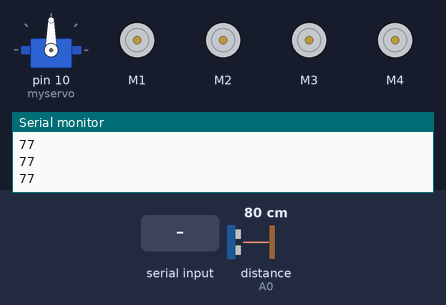
This sketch was run on a simulated Arduino Uno, built with avr-gcc and run on an emulated ATmega328P. Parts: servo, 4 × DC motor (green arrow = forward, orange = backward, longer = faster), the last lines printed to the serial monitor. Wiring (inferred from the names in the program): ultrasonic range finder: trigger A1; echo A0. The inputs (shaded band) are chosen by the test bench; at power-on: distance to the obstacle (sensor on A0) 80 cm. The echo pulse lasts 58.3 µs per cm.

Above: at 1.2 s.
1.3 s: "*move forward#" received over Serial
At 2.9 s:
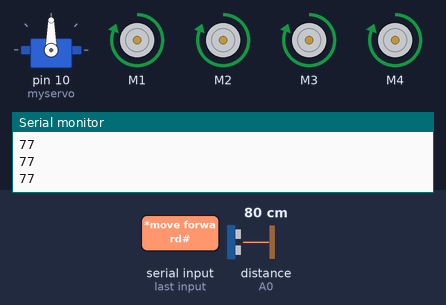
3.8 s: distance to the obstacle (sensor on A0) set to 24 cm
5.3 s: distance to the obstacle (sensor on A0) set to 19 cm
At 6.1 s:
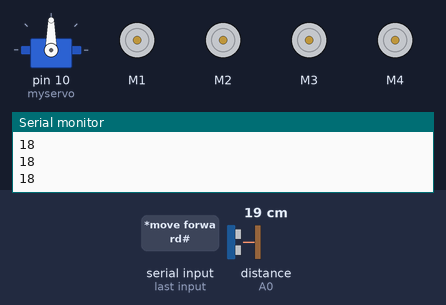
6.8 s: "*turn left#" received over Serial
At 8.1 s:
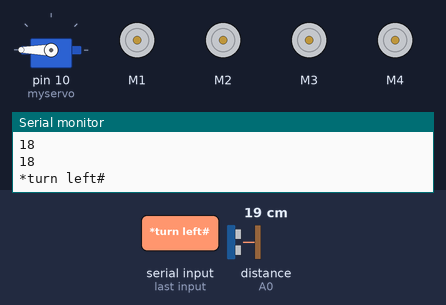
9.3 s: "B" received over Serial
12.3 s: "R" received over Serial
At 14.4 s:
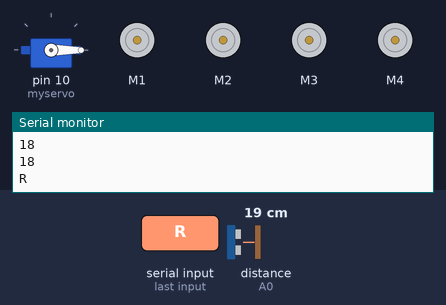
Timing chart, 0 to 15.8 s (numbered marks = the images above; inputs shaded):
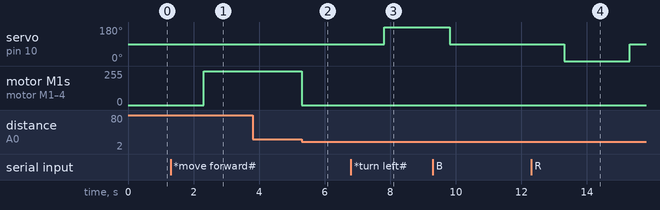

The sketch:

Aviodance_IOT.ino
```cpp
#include <Servo.h>
#include <AFMotor.h>


//String command;

AF_DCMotor motor1(1, MOTOR12_1KHZ);
AF_DCMotor motor2(2, MOTOR12_1KHZ);
AF_DCMotor motor3(3, MOTOR34_1KHZ);
AF_DCMotor motor4(4, MOTOR34_1KHZ);

const int trigpin = A1;
const int echopin = A0;

String command;

Servo myservo;
int pos=0;

long duration;
int distanceCm = 0;
int distanceHold = 20;
boolean rightObject , leftObject , lastTurn;


void setup() {
  // put your setup code here, to run once:
  Serial.begin(9600);
  pinMode(trigpin, OUTPUT);
  pinMode(echopin, INPUT);
  myservo.attach(10);
  myservo.write(90);

}

void loop()
{
  distanceCm = getDistance();
  Serial.println(distanceCm);

  if( distanceCm <= distanceHold)
  {
    Stop();
  }


  if(Serial.available()) {
    command = "";
    command = Serial.readString();

    Serial.print(command);

    //Serial.println(distanceCm);

    if(command[0] == 'F' && distanceCm > distanceHold){
      Serial.println(distanceCm);
      forward();
    }
    else if(command == "*move forward#" || command == "*Move forward#" || command == "*move forwards#" ){
      if(distanceCm > distanceHold)
      {
        voiceforward();
      }

    }
    else if(command == "*move backward#" || command == "*Move backward#" || command == "*move backwards#"){
      if(distanceCm > distanceHold)
      {
        voicebackward();
      }

    }


    else if(command == "*turn left#" || command == "*Turn left#"){
      myservo.write(180);
      delay(2000);
      if( distanceCm > distanceHold){
        myservo.write(90);
        voiceleft();
      }else{
        myservo.write(90);
        Stop();
      }
    }
    else if(command == "*turn right#" || command == "*Turn right#"){
      myservo.write(0);
      delay(2000);
      if( distanceCm > distanceHold){
        myservo.write(90);
        voiceright();
      }else{
        myservo.write(90);
        Stop();
      }
    }


    else if(command == "*stop#"){
    Stop();

    }
    else if(command[0] == 'V'){
      Stop();
    }
    else if(command[0] == 'B' ){
    backward();
    }
    else if(command[0] == 'L'){
      myservo.write(180);
      delay(2000);
      if( distanceCm > distanceHold){
        myservo.write(90);
        left();
      }else{
        myservo.write(90);
        Stop();
      }
   }
   else if(command[0] == 'R'){
    myservo.write(0);
    delay(2000);
    if( distanceCm > distanceHold){
      myservo.write(90);
      right();
    }else{
      myservo.write(90);
      Stop();
    }
  }else{
    Stop();
  }


  if( getDistance() <= distanceHold){
    Stop();
  }
  //command = "";

 }
}


// functions

void voiceforward() {
  motor1.setSpeed(255);
  motor1.run(FORWARD);
  motor2.setSpeed(255);
  motor2.run(FORWARD);
  motor3.setSpeed(255);
  motor3.run(FORWARD);
  motor4.setSpeed(255);
  motor4.run(FORWARD);
}

void forward() {
  motor1.setSpeed(255);
  motor1.run(FORWARD);
  motor2.setSpeed(255);
  motor2.run(FORWARD);
  motor3.setSpeed(255);
  motor3.run(FORWARD);
  motor4.setSpeed(255);
  motor4.run(FORWARD);
  }

void voicebackward() {
  motor1.setSpeed(255);
  motor1.run(BACKWARD);
  motor2.setSpeed(255);
  motor2.run(BACKWARD);
  motor3.setSpeed(255);
  motor3.run(BACKWARD);
  motor4.setSpeed(255);
  motor4.run(BACKWARD);

}

void backward() {
  motor1.setSpeed(255);
  motor1.run(BACKWARD);
  motor2.setSpeed(255);
  motor2.run(BACKWARD);
  motor3.setSpeed(255);
  motor3.run(BACKWARD);
  motor4.setSpeed(255);
  motor4.run(BACKWARD);


  }


void voiceleft() {

  motor1.setSpeed(255);
  motor1.run(FORWARD);
  motor2.setSpeed(255);
  motor2.run(BACKWARD);
  motor3.setSpeed(255);
  motor3.run(BACKWARD);
  motor4.setSpeed(255);
  motor4.run(FORWARD);

}

void left() {

  motor1.setSpeed(255);
  motor1.run(FORWARD);
  motor2.setSpeed(255);
  motor2.run(BACKWARD);
  motor3.setSpeed(255);
  motor3.run(BACKWARD);
  motor4.setSpeed(255);
  motor4.run(FORWARD);


}

void right() {

  motor1.setSpeed(255);
  motor1.run(BACKWARD);
  motor2.setSpeed(255);
  motor2.run(FORWARD);
  motor3.setSpeed(255);
  motor3.run(FORWARD);
  motor4.setSpeed(255);
  motor4.run(BACKWARD);


}

void voiceright() {

  motor1.setSpeed(255);
  motor1.run(BACKWARD);
  motor2.setSpeed(255);
  motor2.run(FORWARD);
  motor3.setSpeed(255);
  motor3.run(FORWARD);
  motor4.setSpeed(255);
  motor4.run(BACKWARD);

}

void Stop() {
  motor1.run(RELEASE);
  motor2.run(RELEASE);
  motor3.run(RELEASE);
  motor4.run(RELEASE);
}

int getDistance(){
  int echoTime;
  int calDistnce;

  digitalWrite(trigpin,HIGH);
  delayMicroseconds(10);
  digitalWrite(trigpin,LOW);

  echoTime = pulseInLong(echopin, HIGH);

  calDistnce = echoTime / 60;
  return calDistnce;
}
```

Measured:
- the behaviour switches between 22 and 21 cm on distance to the obstacle (sensor on A0) (found by bisection; images 1 and 2)
- after the input at 1.3 s, motor M1–4: stopped → forward 255/255 after 1.0 s
- after the input at 5.3 s, motor M1–4: forward 255/255 → stopped at once
- after the input at 6.8 s, servo on pin 10 (myservo): 90° → 180° after 1.0 s
- after the input at 12.3 s, servo on pin 10 (myservo): 90° → 0° after 1.0 s, → 90° 2.0 s later
